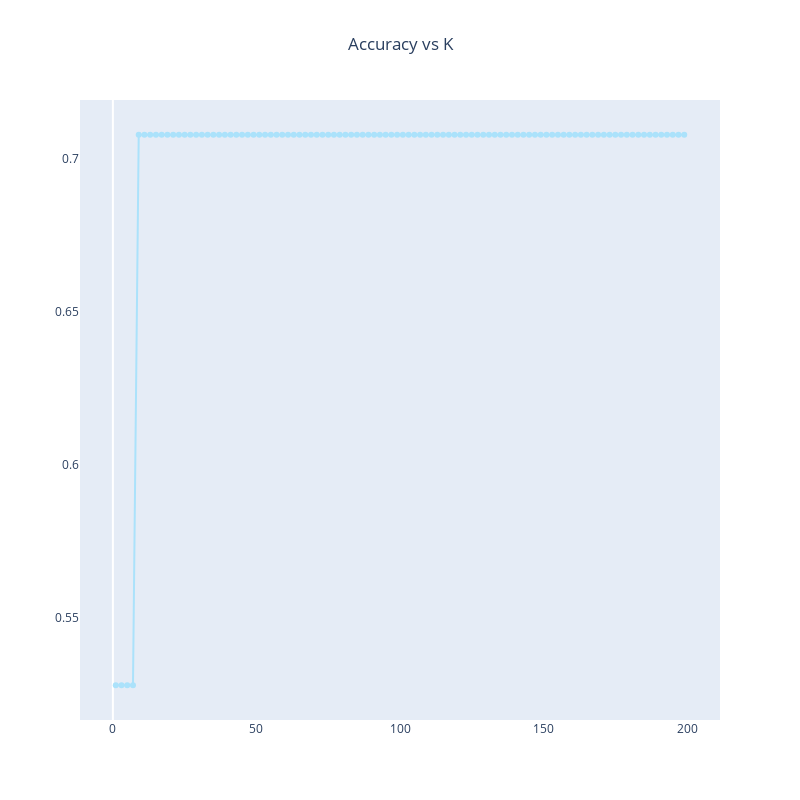

The cell this chart's notebook holds for it:
### Code cell
fig = go.Figure()
fig.add_trace(
    go.Scatter(
        x=[i[0] for i in l],
        y=[i[1] for i in l],
        mode="lines+markers",
        marker_color="rgb(171, 226, 251)",
    )
)
fig.update_layout(
    title="Accuracy vs K",
    title_x=0.5,
    width=800,
    height=800,
    xaxis_showgrid=False,
    yaxis_showgrid=False,
)
fig.show()
